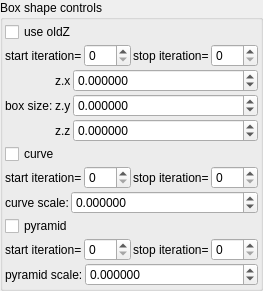
    <widget class="QGroupBox" name="groupBox_8">
     <property name="title">
      <string>Box shape controls</string>
     </property>
     <layout class="QVBoxLayout" name="verticalLayout_10" stretch="0,0,0,0,0,0,0,0,0">
      <property name="spacing">
       <number>2</number>
      </property>
      <property name="leftMargin">
       <number>2</number>
      </property>
      <property name="topMargin">
       <number>2</number>
      </property>
      <property name="rightMargin">
       <number>2</number>
      </property>
      <property name="bottomMargin">
       <number>2</number>
      </property>
      <item>
       <widget class="MyCheckBox" name="checkBox_transf_function_enabledY_false">
        <property name="text">
         <string>use oldZ</string>
        </property>
       </widget>
      </item>
      <item>
       <layout class="QHBoxLayout" name="horizontalLayout_6" stretch="0,1,0,1">
        <property name="topMargin">
         <number>0</number>
        </property>
        <item>
         <widget class="QLabel" name="label_79">
          <property name="text">
           <string>start iteration=</string>
          </property>
          <property name="wordWrap">
           <bool>true</bool>
          </property>
         </widget>
        </item>
        <item>
         <widget class="MySpinBox" name="spinboxInt_transf_start_iterations">
          <property name="sizePolicy">
           <sizepolicy hsizetype="Minimum" vsizetype="Maximum">
            <horstretch>0</horstretch>
            <verstretch>0</verstretch>
           </sizepolicy>
          </property>
          <property name="minimum">
           <number>0</number>
          </property>
          <property name="maximum">
           <number>999</number>
          </property>
          <property name="value">
           <number>0</number>
          </property>
         </widget>
        </item>
        <item>
         <widget class="QLabel" name="label_64">
          <property name="text">
           <string>stop iteration=</string>
          </property>
          <property name="wordWrap">
           <bool>true</bool>
          </property>
         </widget>
        </item>
        <item>
         <widget class="MySpinBox" name="spinboxInt_transf_stop_iterations">
          <property name="sizePolicy">
           <sizepolicy hsizetype="Preferred" vsizetype="Maximum">
            <horstretch>0</horstretch>
            <verstretch>0</verstretch>
           </sizepolicy>
          </property>
          <property name="maximum">
           <number>999</number>
          </property>
         </widget>
        </item>
       </layout>
      </item>
      <item>
       <layout class="QGridLayout" name="gridLayout_2" columnstretch="0,0,1">
        <property name="spacing">
         <number>2</number>
        </property>
        <item row="4" column="1">
         <widget class="QLabel" name="label_125">
          <property name="text">
           <string notr="true">z.y</string>
          </property>
         </widget>
        </item>
        <item row="3" column="2">
         <widget class="MyDoubleSpinBox" name="spinbox3_transf_addition_constant_111_x">
          <property name="sizePolicy">
           <sizepolicy hsizetype="Minimum" vsizetype="Maximum">
            <horstretch>0</horstretch>
            <verstretch>0</verstretch>
           </sizepolicy>
          </property>
          <property name="prefix">
           <string/>
          </property>
          <property name="suffix">
           <string/>
          </property>
          <property name="decimals">
           <number>6</number>
          </property>
          <property name="minimum">
           <double>-99.989999999999995</double>
          </property>
          <property name="maximum">
           <double>99.989999999999995</double>
          </property>
          <property name="singleStep">
           <double>0.100000000000000</double>
          </property>
         </widget>
        </item>
        <item row="5" column="1">
         <widget class="QLabel" name="label_123">
          <property name="text">
           <string notr="true">z.z</string>
          </property>
         </widget>
        </item>
        <item row="4" column="2">
         <widget class="MyDoubleSpinBox" name="spinbox3_transf_addition_constant_111_y">
          <property name="sizePolicy">
           <sizepolicy hsizetype="Minimum" vsizetype="Maximum">
            <horstretch>0</horstretch>
            <verstretch>0</verstretch>
           </sizepolicy>
          </property>
          <property name="prefix">
           <string/>
          </property>
          <property name="suffix">
           <string/>
          </property>
          <property name="decimals">
           <number>6</number>
          </property>
          <property name="minimum">
           <double>-99.989999999999995</double>
          </property>
          <property name="maximum">
           <double>99.989999999999995</double>
          </property>
          <property name="singleStep">
           <double>0.100000000000000</double>
          </property>
         </widget>
        </item>
        <item row="3" column="0" rowspan="3">
         <widget class="QLabel" name="label_109">
          <property name="text">
           <string>box size:</string>
          </property>
         </widget>
        </item>
        <item row="5" column="2">
         <widget class="MyDoubleSpinBox" name="spinbox3_transf_addition_constant_111_z">
          <property name="sizePolicy">
           <sizepolicy hsizetype="Minimum" vsizetype="Maximum">
            <horstretch>0</horstretch>
            <verstretch>0</verstretch>
           </sizepolicy>
          </property>
          <property name="prefix">
           <string/>
          </property>
          <property name="suffix">
           <string/>
          </property>
          <property name="decimals">
           <number>6</number>
          </property>
          <property name="minimum">
           <double>-99.989999999999995</double>
          </property>
          <property name="maximum">
           <double>99.989999999999995</double>
          </property>
          <property name="singleStep">
           <double>0.100000000000000</double>
          </property>
         </widget>
        </item>
        <item row="3" column="1">
         <widget class="QLabel" name="label_126">
          <property name="text">
           <string notr="true">z.x</string>
          </property>
         </widget>
        </item>
       </layout>
      </item>
      <item>
       <widget class="MyCheckBox" name="checkBox_transf_function_enabledT_false">
        <property name="text">
         <string>curve</string>
        </property>
       </widget>
      </item>
      <item>
       <layout class="QHBoxLayout" name="horizontalLayout_7" stretch="0,1,0,1">
        <property name="topMargin">
         <number>0</number>
        </property>
        <item>
         <widget class="QLabel" name="label_80">
          <property name="text">
           <string>start iteration=</string>
          </property>
          <property name="wordWrap">
           <bool>true</bool>
          </property>
         </widget>
        </item>
        <item>
         <widget class="MySpinBox" name="spinboxInt_transf_start_iterations_T">
          <property name="sizePolicy">
           <sizepolicy hsizetype="Minimum" vsizetype="Maximum">
            <horstretch>0</horstretch>
            <verstretch>0</verstretch>
           </sizepolicy>
          </property>
          <property name="minimum">
           <number>0</number>
          </property>
          <property name="maximum">
           <number>999</number>
          </property>
          <property name="value">
           <number>0</number>
          </property>
         </widget>
        </item>
        <item>
         <widget class="QLabel" name="label_65">
          <property name="text">
           <string>stop iteration=</string>
          </property>
          <property name="wordWrap">
           <bool>true</bool>
          </property>
         </widget>
        </item>
        <item>
         <widget class="MySpinBox" name="spinboxInt_transf_stop_iterations_T">
          <property name="sizePolicy">
           <sizepolicy hsizetype="Preferred" vsizetype="Maximum">
            <horstretch>0</horstretch>
            <verstretch>0</verstretch>
           </sizepolicy>
          </property>
          <property name="maximum">
           <number>999</number>
          </property>
         </widget>
        </item>
       </layout>
      </item>
      <item>
       <layout class="QHBoxLayout" name="horizontalLayout_8" stretch="0,1">
        <property name="topMargin">
         <number>0</number>
        </property>
        <item>
         <widget class="QLabel" name="label_15">
          <property name="text">
           <string>curve scale:</string>
          </property>
         </widget>
        </item>
        <item>
         <widget class="MyDoubleSpinBox" name="spinbox_transf_scale_0">
          <property name="sizePolicy">
           <sizepolicy hsizetype="Minimum" vsizetype="Maximum">
            <horstretch>0</horstretch>
            <verstretch>0</verstretch>
           </sizepolicy>
          </property>
          <property name="prefix">
           <string/>
          </property>
          <property name="suffix">
           <string/>
          </property>
          <property name="decimals">
           <number>6</number>
          </property>
          <property name="minimum">
           <double>-100000.000000000000000</double>
          </property>
          <property name="maximum">
           <double>100000.000000000000000</double>
          </property>
          <property name="singleStep">
           <double>0.100000000000000</double>
          </property>
         </widget>
        </item>
       </layout>
      </item>
      <item>
       <widget class="MyCheckBox" name="checkBox_transf_function_enabledM_false">
        <property name="text">
         <string>pyramid</string>
        </property>
       </widget>
      </item>
      <item>
       <layout class="QHBoxLayout" name="horizontalLayout_9" stretch="0,1,0,1">
        <property name="topMargin">
         <number>0</number>
        </property>
        <item>
         <widget class="QLabel" name="label_81">
          <property name="text">
           <string>start iteration=</string>
          </property>
          <property name="wordWrap">
           <bool>true</bool>
          </property>
         </widget>
        </item>
        <item>
         <widget class="MySpinBox" name="spinboxInt_transf_start_iterations_M">
          <property name="sizePolicy">
           <sizepolicy hsizetype="Minimum" vsizetype="Maximum">
            <horstretch>0</horstretch>
            <verstretch>0</verstretch>
           </sizepolicy>
          </property>
          <property name="minimum">
           <number>0</number>
          </property>
          <property name="maximum">
           <number>999</number>
          </property>
          <property name="value">
           <number>0</number>
          </property>
         </widget>
        </item>
        <item>
         <widget class="QLabel" name="label_67">
          <property name="text">
           <string>stop iteration=</string>
          </property>
          <property name="wordWrap">
           <bool>true</bool>
          </property>
         </widget>
        </item>
        <item>
         <widget class="MySpinBox" name="spinboxInt_transf_stop_iterations_M">
          <property name="sizePolicy">
           <sizepolicy hsizetype="Preferred" vsizetype="Maximum">
            <horstretch>0</horstretch>
            <verstretch>0</verstretch>
           </sizepolicy>
          </property>
          <property name="maximum">
           <number>999</number>
          </property>
         </widget>
        </item>
       </layout>
      </item>
      <item>
       <layout class="QHBoxLayout" name="horizontalLayout_10" stretch="0,1">
        <property name="topMargin">
         <number>0</number>
        </property>
        <item>
         <widget class="QLabel" name="label_16">
          <property name="text">
           <string>pyramid scale:</string>
          </property>
         </widget>
        </item>
        <item>
         <widget class="MyDoubleSpinBox" name="spinbox_transf_scaleA_0">
          <property name="sizePolicy">
           <sizepolicy hsizetype="Minimum" vsizetype="Maximum">
            <horstretch>0</horstretch>
            <verstretch>0</verstretch>
           </sizepolicy>
          </property>
          <property name="prefix">
           <string/>
          </property>
          <property name="suffix">
           <string/>
          </property>
          <property name="decimals">
           <number>6</number>
          </property>
          <property name="minimum">
           <double>-100000.000000000000000</double>
          </property>
          <property name="maximum">
           <double>100000.000000000000000</double>
          </property>
          <property name="singleStep">
           <double>0.100000000000000</double>
          </property>
         </widget>
        </item>
       </layout>
      </item>
     </layout>
    </widget>
